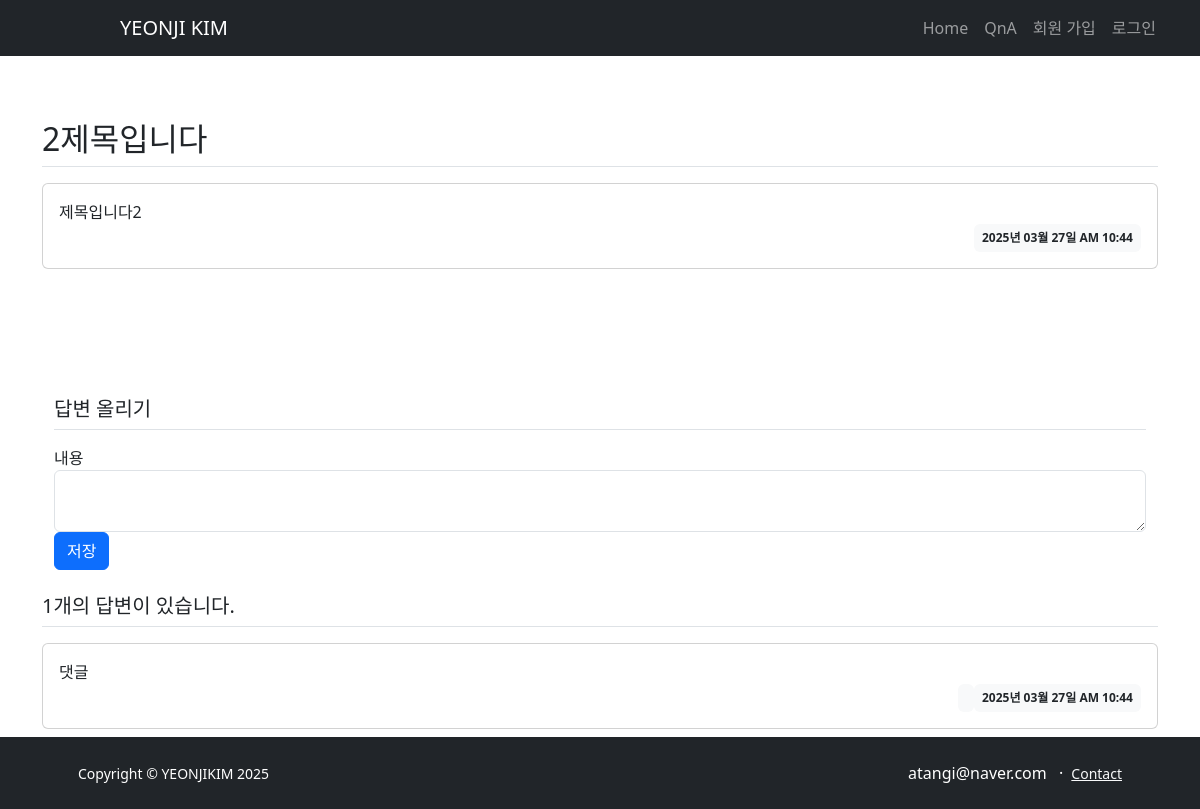
The app's page /board/details/2/, older data.
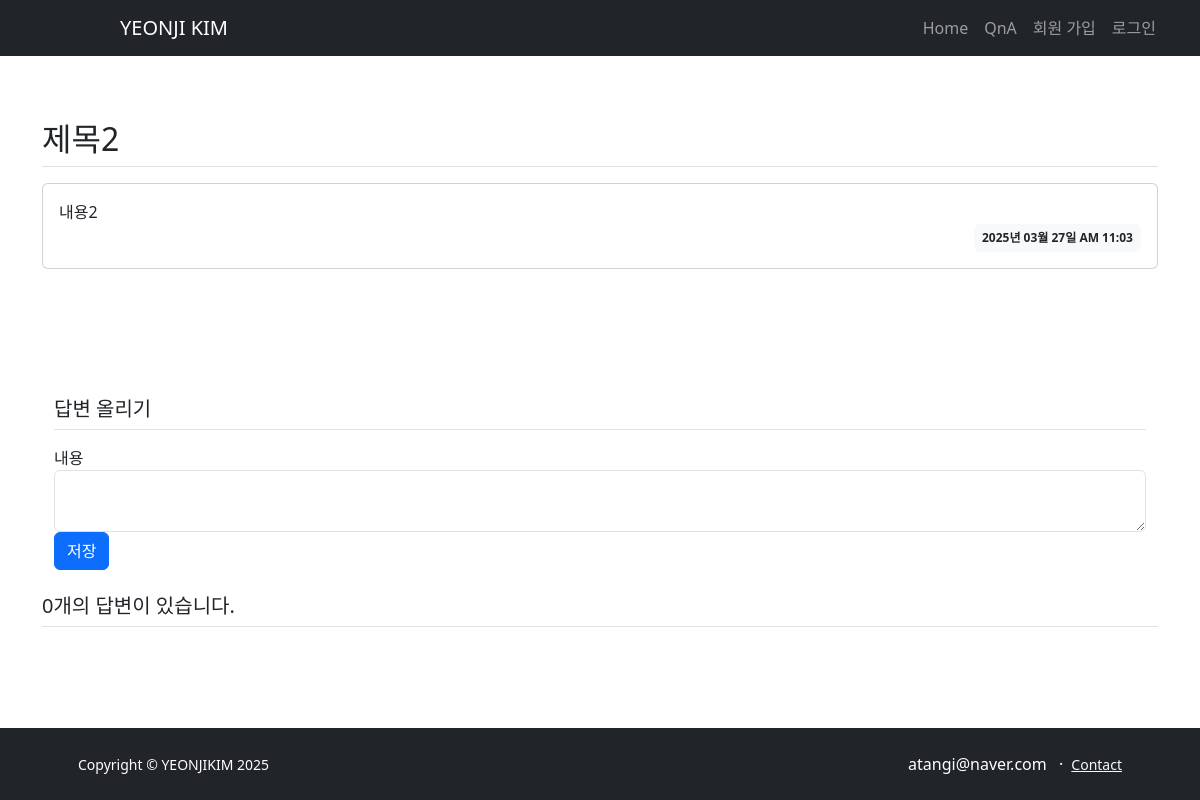
The same page, newer data.
### board/models.py (models this page shows)
class Question(db.Model):
    id = db.Column(db.Integer, primary_key=True)
    subject = db.Column(db.String(200), nullable=False)
    content = db.Column(db.Text(), nullable=False)
    create_date = db.Column(db.DateTime(), nullable=False)
    user_id = db.Column(db.Integer, db.ForeignKey('user.id', ondelete='CASCADE'), nullable=True, server_default="1")
    user = db.relationship('User', backref=db.backref('question_set'))

class Answer(db.Model):
    id = db.Column(db.Integer, primary_key=True)
    question_id = db.Column(db.Integer, db.ForeignKey('question.id', ondelete='CASCADE'))
    question = db.relationship('Question', backref=db.backref('answer_set')) # question을 통해 answer_set
    content = db.Column(db.Text(), nullable=False)
    create_date = db.Column(db.DateTime(), nullable=False)
    user_id = db.Column(db.Integer, db.ForeignKey('user.id', ondelete='CASCADE'), nullable=False)
    user = db.relationship('User', backref=db.backref('answer_set'))  # user를 통해 answer_set

### board/views/board_views.py (the view)
@cbp.route('/details/<int:question_id>/')
def detail(question_id):
    question = Question.query.get_or_404(question_id)
    form = AnswerForm()
    return render_template('board/boardDetail.html', question=question, form=form, question_id=question_id)

### board/forms.py
class AnswerForm(FlaskForm):
    content = TextAreaField('내용', validators=[DataRequired()])

### board/views/auth_views.py (called while the page is built)
@auth.before_app_request
def load_logged_in_user():
    user_id = session.get('user_id')
    if user_id is None:
        g.user = None
    else:
        g.user = User.query.get(user_id)

### filters.py (called while the page is built)
def format_datetime(value, fmt='%Y년 %m월 %d일 %p %I:%M'):
    return value.strftime(fmt)

### templates/board/boardDetail.html
{% extends 'base.html' %}
{% block content %}
<div class="container my-3">
    <h2 class="border-bottom py-2">{{ question.subject }}</h2>
    <div class="card my-3">
        <div class="card-body">
            <div class="card-text" style="white-space: pre-line;">{{ question.content }}</div>
            <div class="d-flex justify-content-end">
                <div class="badge bg-light text-dark p-2">
                    {{ question.create_date | date_time }}
                </div>
            </div>
        </div>
    </div>
    {% include 'answer/answerForm.html' %}
    <h5 class="border-bottom my-3 py-2">{{ question.answer_set|length }}개의 답변이 있습니다.</h5>
    {% for answer in question.answer_set %}
    <div class="card my-3">
        <div class="card-body">
            <div class="card-text" style="white-space: pre-line;">{{ answer.content }}</div>
            <div class="d-flex justify-content-end">
                <div class="badge bg-light text-dark p-2">
                </div>
                <div class="badge bg-light text-dark p-2">
                    {{ answer.create_date | date_time }}
                </div>
            </div>
        </div>
    </div>
    {% endfor %}
    <br>
    <br>
{% endblock %}

### templates/base.html (shortened to what this page needs)
<!DOCTYPE html>
<html lang="en">
<head>
    <link href="https://cdn.jsdelivr.net/npm/bootstrap@5.3.0/dist/css/bootstrap.min.css" rel="stylesheet">
</head>
<body>
<div id="header" class="py-5">
    {% include 'navbar.html' %}
</div>
{% block content %}
{% endblock %}
    {% include 'footer.html' %}
</body>
</html>

### templates/navbar.html (shortened to what this page needs)
<nav class="navbar navbar-expand-lg navbar-dark bg-dark sticky-top">
    <div class="container px-5">
        <a class="navbar-brand">YEONJI KIM</a>
        <div class="collapse navbar-collapse" id="navbarSupportedContent">
            <ul class="navbar-nav ms-auto mb-2 mb-lg-0">
                <li class="nav-item"><a class="nav-link" href="#one">Home</a></li>
                <li class="nav-item"><a class="nav-link" href="{{ url_for('board.list')}}">QnA</a></li>
                {% if not g.user %}
                <li class="nav-item">
                    <a class="nav-link" href="{{ url_for('auth.signup') }}">회원 가입</a>
                </li>
                <li class="nav-item">
                    <a class="nav-link" href="{{ url_for('auth.login') }}">로그인</a>
                </li>
                {% endif %}
            </ul>
        </div>
    </div>
</nav>

### templates/answer/answerForm.html (shortened to what this page needs)
{% extends 'base.html' %}
{% block content %}
<div class="container">
    <h5 class="my-3 border-bottom pb-2">답변 올리기</h5>
    <form class="my-3">
        {{ form.content.label }}
        {{ form.content(class="form-control") }}
        <button type="submit" class="btn btn-primary">저장</button>
    </form>
</div>
{% endblock %}

### templates/footer.html
<div id="footer" class="bg-dark py-4 mt-auto">
    <div class="container px-5">
        <div class="row align-items-center justify-content-between flex-column flex-sm-row">
            <div class="col-auto"><div class="small m-0 text-white">Copyright &copy; YEONJIKIM 2025</div></div>
            <div class="col-auto">
                <span class="text-white mx-1">atangi@naver.com</span>
                <span class="text-white mx-1">&middot;</span>
                <a class="link-light small" href="mailto:atangi@naver.com">Contact</a>
            </div>
        </div>
    </div>
</div>

### templates/base.html (style rules this page uses)
.navbar { overflow: hidden; background-color: #333; position: fixed; top: 0; width: 100%; }
#footer { overflow: hidden; background-color: #333; position: fixed; left: 0; right: 0; bottom: 0; width: 100%; }

Row changes from the older to the newer data that the page shows:
removed Answer: content "댓글", create_date "2025년 03월 27일 AM 10:44"
changed Question: subject "2제목입니다" → "제목2"; content "제목입니다2" → "내용2"; create_date "2025년 03월 27일 AM 10:44" → "2025년 03월 27일 AM 11:03"
Text that changed along with them:
{{ question.answer_set|length }}: "1" → "0"
